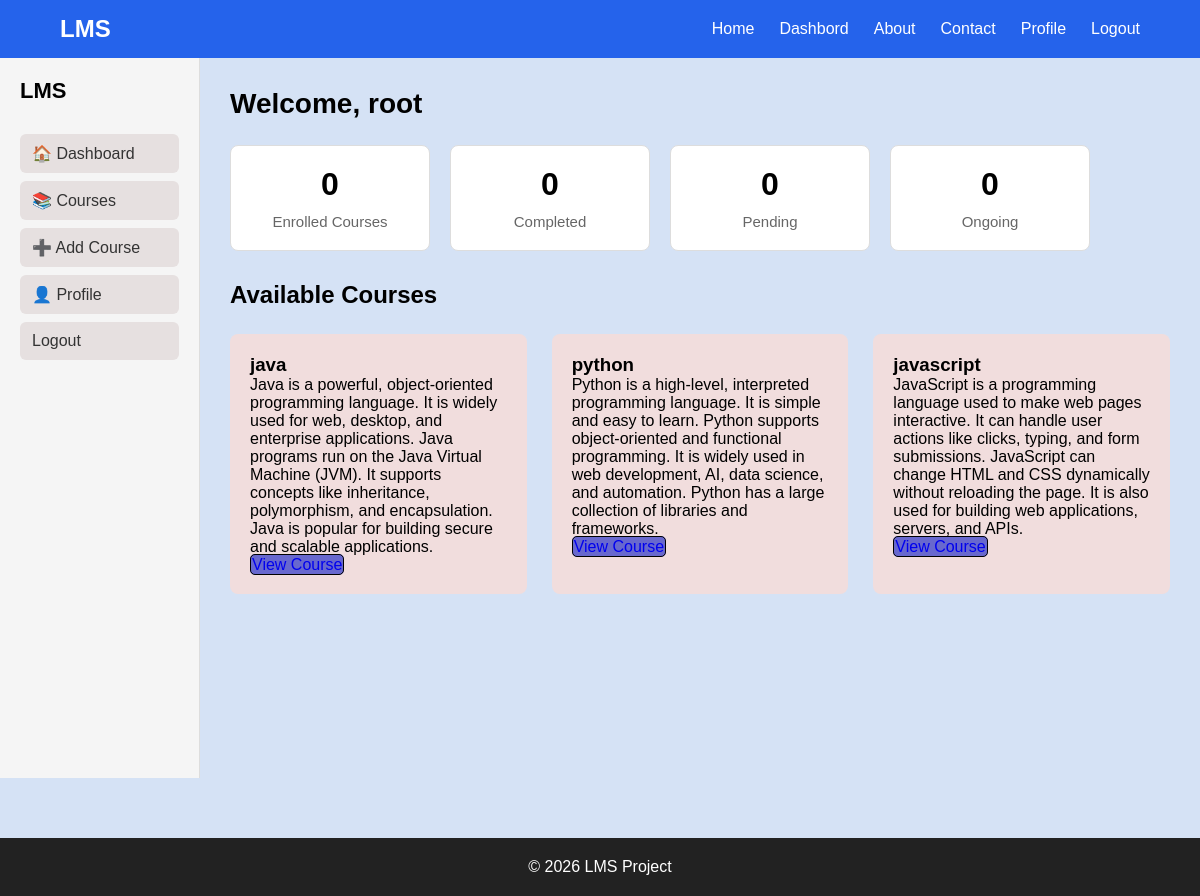
The app's page /accounts/student/dashboard/ (signed in), older data.
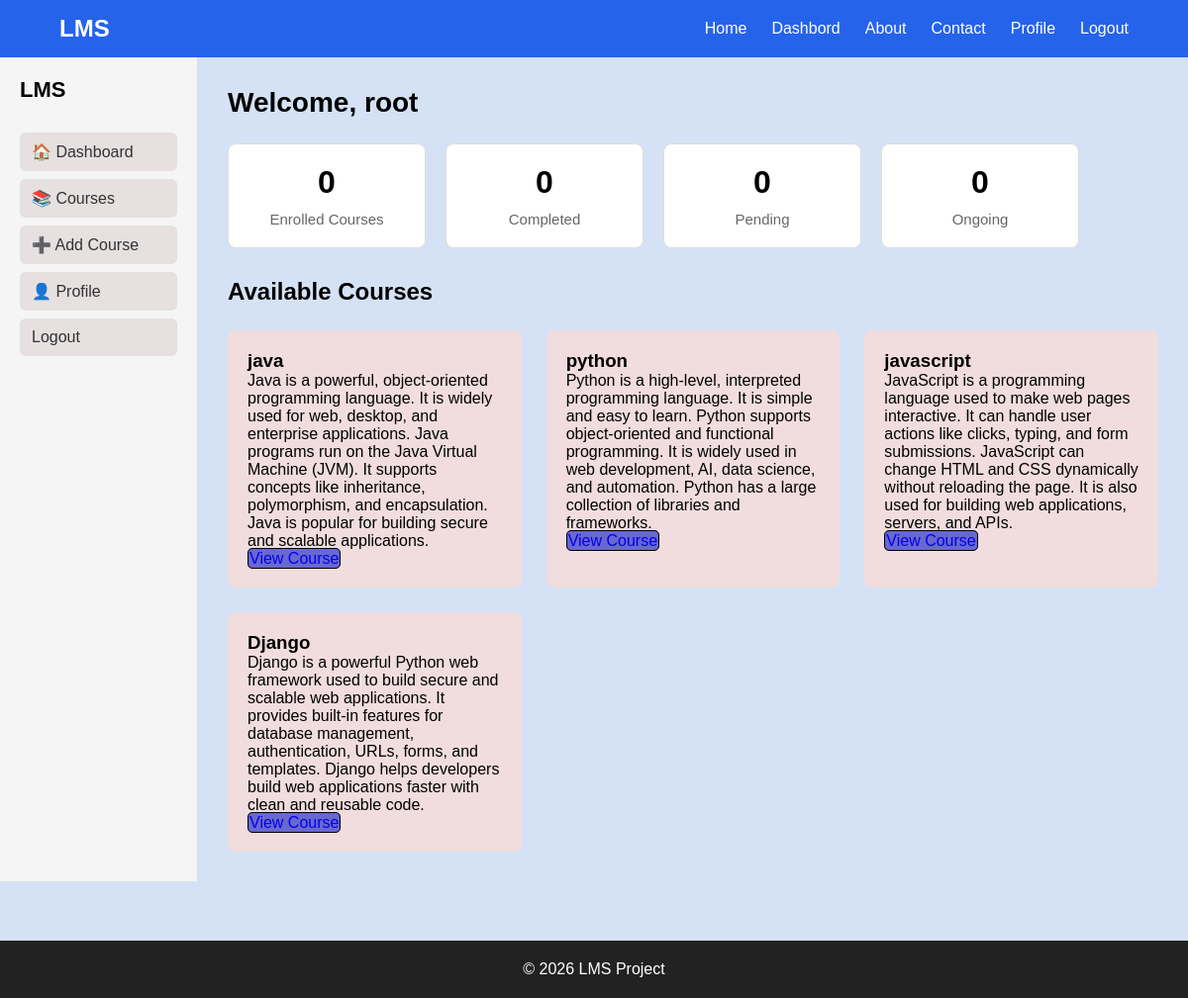
The same page, newer data.
### courses/models.py (models this page shows, shortened)
class Course(models.Model):
    title=models.CharField(max_length=200)
    description = models.TextField()
    instructor =models.ForeignKey(
        User,
        on_delete = models.CASCADE,
        related_name='course'
    )
    created_at = models.DateTimeField(auto_now_add = True)

### accounts/views.py (the view, shortened to what this page needs)
@login_required
def student_dashboard(request):
    total_course=0
    completed_courses = 0
    ongoing_courses =0
    pending_courses =0
    courses = Course.objects.all()
    user=request.user
    enrollments = user.Enrollment.all()
    total_course=enrollments.count()
    return render(
        request,
        "student/dashboard.html",
        {
            "courses":courses,
         "completed_courses":completed_courses,
         "ongoing_courses":ongoing_courses,
         "pending_courses" : pending_courses,
         "total_course" : total_course
    }
    )

### templates/student/dashboard.html
{% extends "base.html" %}
{% load static %}
{% block extra_css %}
<link rel="stylesheet" href="{% static 'css/dashboard.css' %}">
{% endblock %}
{% block content %}
<div class="dashboard">
    {% include "sidebar.html" %}
    <div class="content">
        <h1>Welcome, {{request.user.first_name | default:request.user.username}}</h1>
        <div class="cards">
            <div class="card">
                <h2>{{total_course}}</h2>
                <p>Enrolled Courses</p>
            </div>
            <div class="card">
                <h2>{{completed_courses}}</h2>
                <p>Completed</p>
            </div>
            <div class="card">
                <h2>{{pending_courses}}</h2>
                <p>Pending</p>
            </div>
            <div class="card">
                <h2>{{ongoing_courses}}</h2>
                <p>Ongoing</p>
            </div>
        </div>
      <h2 class="one1">Available Courses</h2>
    <div class="course-container">
        {% for course in courses %}
         <div class="course-card">
            <h3>{{course.title}}</h3>
            <p>{{course.description}}</p>
            <a href= "{% url 'courses:course_detail' course_id=course.id %}">
                View Course
            </a>
         </div>
         {% empty %}
         <p>No Course Available.</p>
         {% endfor %}
        </div>
    </div>
{% endblock %}

Row changes from the older to the newer data that the page shows:
added Course: title "Django", description "Django is a powerful Python web framework used to build secure and scalable web applications. It provides built-in features for database management, authentication, URLs, forms, and templates. Django helps developers build web applications faster with clean and reusable code."
